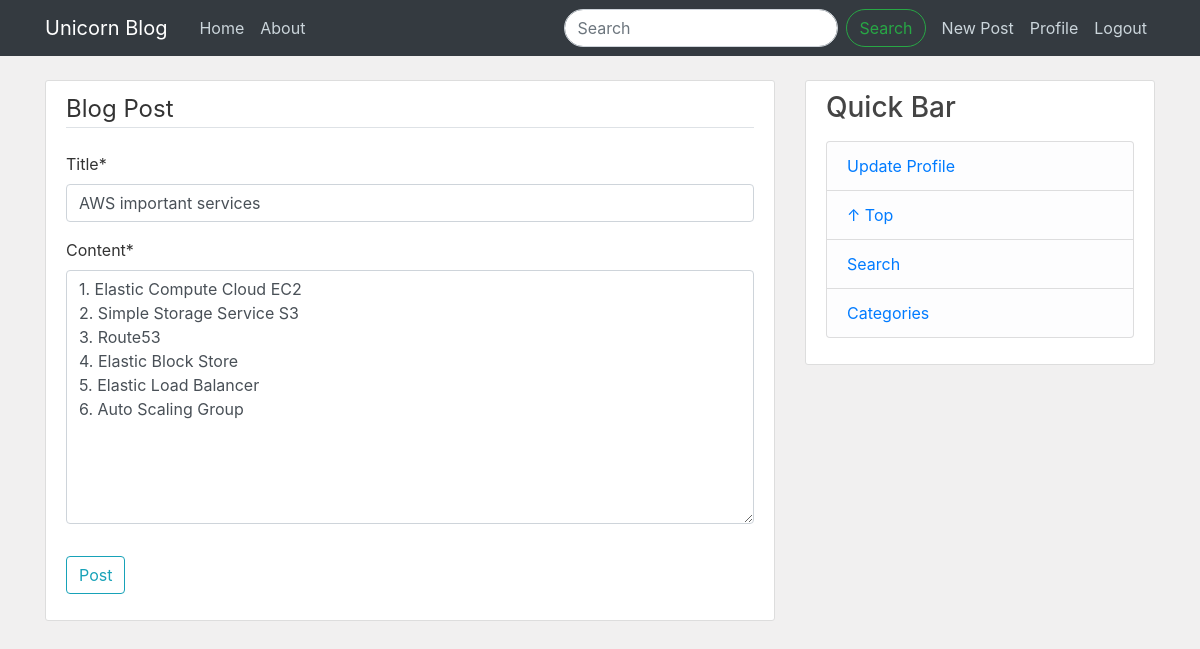
The page /post/5/update/ (signed in) on the database its author committed.
### blog/models.py (models this page shows, shortened)
class Post(models.Model):
    title = models.CharField(max_length=255)
    content = models.TextField()
    date_posted = models.DateTimeField(default=timezone.now)
    author = models.ForeignKey(User, on_delete=models.CASCADE)

### blog/views.py (the view, shortened to what this page needs)
# urls.py: path("post/<int:pk>/update/", views.PostUpdateView.as_view(), name="post-update"),
class PostUpdateView(LoginRequiredMixin, UserPassesTestMixin, generic.UpdateView):
    model = Post
    fields = ["title", "content"]
    def test_func(self):
        post = self.get_object()
        if self.request.user == post.author:
            return True
        return False

### blog/templates/blog/post_form.html (shortened to what this page needs)
{% extends "blog/blog_base.html" %}
{% load crispy_forms_tags %}
{% block content %}
  <div class="content-section">
    <form method="POST">
      <fieldset class="form-group">
        <legend class="border-bottom mb-4">
          Blog Post
        </legend>
        {{ form|crispy }}
      </fieldset>
      <div class="form-group">
        <button class="btn btn-outline-info" type="submit">Post</button>
      </div>
    </form>
  </div>
{% endblock content %}

### blog/static/blog/main.css (style rules this page uses)
body { background: #fafafa; color: #333333; margin-top: 5rem; }
.content-section { background: #ffffff; padding: 10px 20px; border: 1px solid #dddddd; border-radius: 3px; margin-bottom: 20px; }

### rows shown on the page
Post: title "AWS important services", content "1. Elastic Compute Cloud EC2 2. Simple Storage Service S3 3. Route53 4. Elastic Block Store 5. Elastic Load Balancer 6. Auto Scaling Group"
